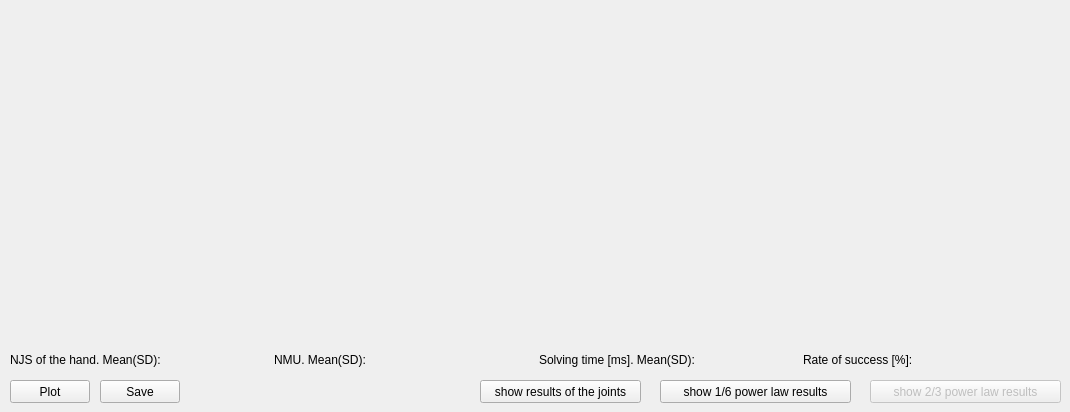
        <widget class="QWidget" name="tab_results_plan_task">
         <attribute name="title">
          <string>Task</string>
         </attribute>
         <widget class="QPushButton" name="pushButton_joints_results_task">
          <property name="geometry">
           <rect>
            <x>480</x>
            <y>380</y>
            <width>161</width>
            <height>23</height>
           </rect>
          </property>
          <property name="text">
           <string>show results of the joints</string>
          </property>
         </widget>
         <widget class="QPushButton" name="pushButton_power_law">
          <property name="enabled">
           <bool>false</bool>
          </property>
          <property name="geometry">
           <rect>
            <x>870</x>
            <y>380</y>
            <width>191</width>
            <height>23</height>
           </rect>
          </property>
          <property name="text">
           <string>show 2/3 power law results</string>
          </property>
         </widget>
         <widget class="QPushButton" name="pushButton_plot_task">
          <property name="geometry">
           <rect>
            <x>10</x>
            <y>380</y>
            <width>80</width>
            <height>23</height>
           </rect>
          </property>
          <property name="text">
           <string>Plot</string>
          </property>
         </widget>
         <widget class="QPushButton" name="pushButton_save_res_task">
          <property name="geometry">
           <rect>
            <x>100</x>
            <y>380</y>
            <width>80</width>
            <height>23</height>
           </rect>
          </property>
          <property name="text">
           <string>Save</string>
          </property>
         </widget>
         <widget class="QWidget" name="layoutWidget">
          <property name="geometry">
           <rect>
            <x>10</x>
            <y>350</y>
            <width>1051</width>
            <height>20</height>
           </rect>
          </property>
          <layout class="QHBoxLayout" name="horizontalLayout_12">
           <item>
            <layout class="QHBoxLayout" name="horizontalLayout_7">
             <item>
              <widget class="QLabel" name="label_cost_hand_4">
               <property name="text">
                <string>NJS of the hand. Mean(SD): </string>
               </property>
              </widget>
             </item>
             <item>
              <widget class="QLabel" name="label_cost_hand_value_task">
               <property name="text">
                <string/>
               </property>
              </widget>
             </item>
            </layout>
           </item>
           <item>
            <layout class="QHBoxLayout" name="horizontalLayout_8">
             <item>
              <widget class="QLabel" name="label_cost_hand_5">
               <property name="text">
                <string>NMU. Mean(SD): </string>
               </property>
              </widget>
             </item>
             <item>
              <widget class="QLabel" name="label_nmu_task">
               <property name="text">
                <string/>
               </property>
              </widget>
             </item>
            </layout>
           </item>
           <item>
            <layout class="QHBoxLayout" name="horizontalLayout_9">
             <item>
              <widget class="QLabel" name="label_cost_hand_6">
               <property name="text">
                <string>Solving time [ms]. Mean(SD):</string>
               </property>
              </widget>
             </item>
             <item>
              <widget class="QLabel" name="label_solving_time_task">
               <property name="text">
                <string/>
               </property>
              </widget>
             </item>
            </layout>
           </item>
           <item>
            <layout class="QHBoxLayout" name="horizontalLayout_10">
             <item>
              <widget class="QLabel" name="label_cost_hand_7">
               <property name="text">
                <string>Rate of success [%]:</string>
               </property>
              </widget>
             </item>
             <item>
              <widget class="QLabel" name="label_rate_task">
               <property name="text">
                <string/>
               </property>
              </widget>
             </item>
            </layout>
           </item>
          </layout>
         </widget>
         <widget class="QWidget" name="layoutWidget">
          <property name="geometry">
           <rect>
            <x>10</x>
            <y>10</y>
            <width>1051</width>
            <height>331</height>
           </rect>
          </property>
          <layout class="QHBoxLayout" name="horizontalLayout_13">
           <item>
            <widget class="QWidget" name="plot_hand_pos_task" native="true"/>
           </item>
           <item>
            <widget class="QCustomPlot" name="plot_hand_vel_task" native="true"/>
           </item>
          </layout>
         </widget>
         <widget class="QPushButton" name="pushButton_power_law_3D">
          <property name="geometry">
           <rect>
            <x>660</x>
            <y>380</y>
            <width>191</width>
            <height>23</height>
           </rect>
          </property>
          <property name="text">
           <string>show 1/6 power law results</string>
          </property>
         </widget>
        </widget>
